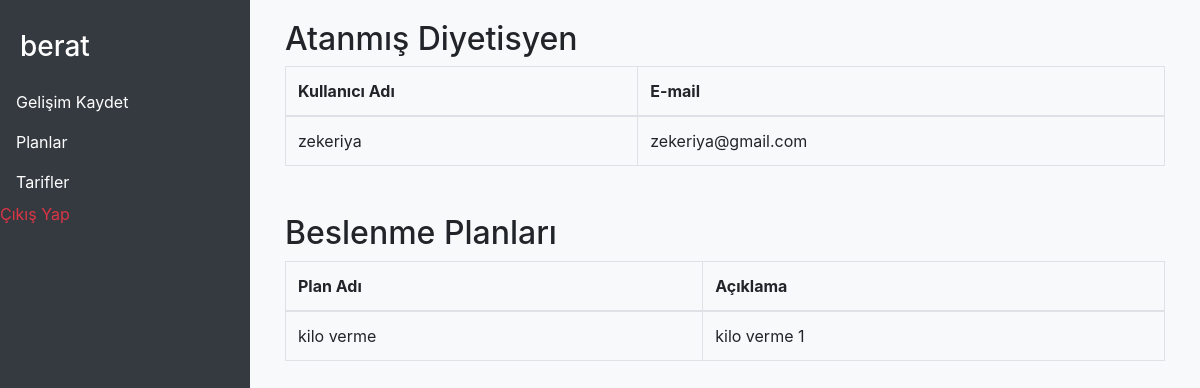
/home (signed in), run on the app's committed database.
### app/models.py (models this page shows, shortened)
class CustomUser(AbstractUser):
    USER_TYPE_CHOICES = (
        (1, 'dietitian'),
        (2, 'client'),
    )
    GOAL_CHOICES = (
        ('gain_weight', 'Kilo Alma'),
        ('lose_weight', 'Kilo Verme'),
        ('maintain_weight', 'Form Koruma'),
    )
    user_type = models.PositiveSmallIntegerField(choices=USER_TYPE_CHOICES, null=True)
    assigned_dietitian = models.ForeignKey('self', on_delete=models.SET_NULL, null=True, blank=True, limit_choices_to={'user_type': 1})
    goal = models.CharField(max_length=20, choices=GOAL_CHOICES, null=True, blank=True)
    age = models.PositiveIntegerField(null=True, blank=True)
    weight = models.FloatField(null=True, blank=True)

class NutritionPlan(models.Model):
    dietitian = models.ForeignKey(CustomUser, on_delete=models.CASCADE, related_name='plans')
    client = models.ForeignKey(CustomUser, on_delete=models.CASCADE, related_name='nutrition_plans')
    title = models.CharField(max_length=255)
    description = models.TextField()
    created_at = models.DateTimeField(auto_now_add=True)

### app/views.py (the view)
# urls.py: path('home',views.home,name='home'),
@login_required
def home(request):
    if request.user.user_type == 1:  # Eğer kullanıcı bir diyetisyen ise
        assigned_users = CustomUser.objects.filter(assigned_dietitian=request.user.id)
        nutrition_plans = NutritionPlan.objects.filter(dietitian=request.user)
        context = {
            'assigned_users': assigned_users,
            'nutrition_plans': nutrition_plans,
        }
        return render(request, 'home_dietitian.html', context)
    elif request.user.user_type == 2:
        assigned_plans = NutritionPlan.objects.filter(client=request.user)
        assigned_dietitian = CustomUser.objects.filter(id=request.user.assigned_dietitian_id)
        context = {
            'assigned_plans': assigned_plans,
            'assigned_dietitian': assigned_dietitian
        }
        return render(request, 'home_user.html', context)
    else:
        return HttpResponse("Hoş geldiniz!")  # Eğer kullanıcı admin ya da tanımsız bir rolde ise

### app/templates/home_user.html (shortened to what this page needs)
<!DOCTYPE html>
<html lang="en">
<head>
    <link href="https://stackpath.bootstrapcdn.com/bootstrap/4.5.2/css/bootstrap.min.css" rel="stylesheet">
</head>
<body>
    <div class="sidebar">
        <a href="home" style="text-decoration: none; color: #fff;"><h3 class="sidebar-heading">{{ request.user.username }}</h3></a>
        <ul class="nav flex-column">
            <li class="nav-item">
                <a class="nav-link" href="#">Gelişim Kaydet</a>
            </li>
            <li class="nav-item">
                <a class="nav-link" href="{% url 'plan_view' %}">Planlar</a>
            </li>
            <li class="nav-item">
                <a class="nav-link" href="{% url 'search_recipe' %}">Tarifler</a>
            </li>
            <li class="nav-item">
                <a href="logout_view" class="text-danger">Çıkış Yap</a>
            </li>
        </ul>
    </div>
    <div class="content">
        <div class="container">
            <div id="assigned-dietitian">
                <h2>Atanmış Diyetisyen</h2>
                <table class="table table-bordered">
                    <thead>
                        <tr>
                            <th>Kullanıcı Adı</th>
                            <th>E-mail</th>
                        </tr>
                    </thead>
                    <tbody>
                        {% if assigned_dietitian %}
                        {% for dietitian in assigned_dietitian %}
                        <tr>
                            <td>{{ dietitian.username }}</td>
                            <td>{{ dietitian.email }}</td>
                        </tr>
                        {% endfor %}
                        {% else %}
                        <p>Henüz size atanmış bir diyetisyen yok.</p>
                        {% endif %}
                    </tbody>
                </table>
            </div>
            <div id="nutrition-plans" class="mt-5">
                <h2>Beslenme Planları</h2>
                <table class="table table-bordered">
                    <thead>
                        <tr>
                            <th>Plan Adı</th>
                            <th>Açıklama</th>
                        </tr>
                    </thead>
                    <tbody>
                        {% for plan in assigned_plans %}
                        <tr>
                            <td>{{ plan.title }}</td>
                            <td>{{ plan.description }}</td>
                        </tr>
                        {% endfor %}
                    </tbody>
                </table>
            </div>
        </div>
    </div>
</body>
</html>

### app/templates/home_user.html (style rules this page uses)
body { background-color: #f8f9fa; }
.sidebar { background-color: #343a40; color: #fff; height: 100vh; position: fixed; top: 0; left: 0; padding-top: 20px; width: 250px; }
.sidebar-heading { padding: 10px 20px; }
.nav-link { color: #fff; }
.content { margin-left: 250px; padding: 20px; }

### data on the page
CustomUser: user.username "berat"
CustomUser: username "zekeriya", email "zekeriya@gmail.com"
NutritionPlan: title "kilo verme", description "kilo verme 1"
